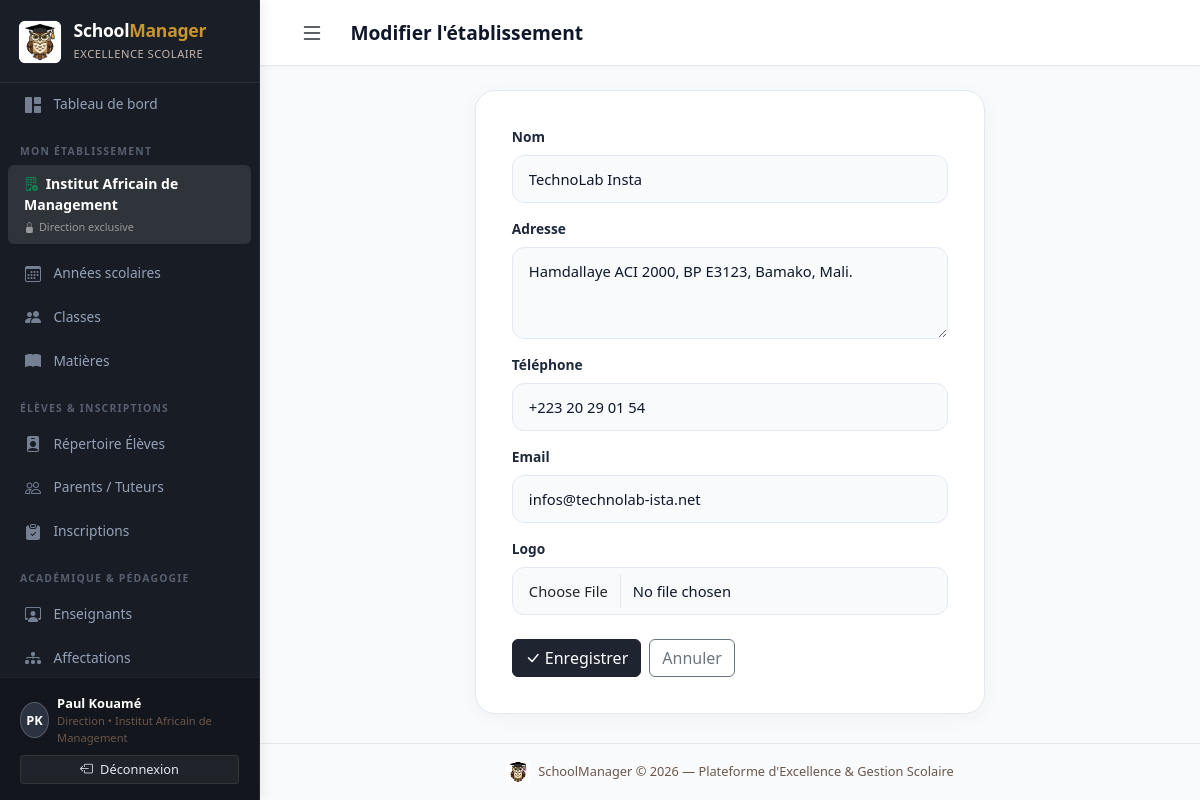
Screenshot of /school/etablissements/2/modifier/ (signed in) with the database file from the repository.
### accounts/models.py (models this page shows, shortened)
class CustomUser(AbstractUser):
    ROLE_ADMIN = 'admin'
    ROLE_DIRECTION = 'direction'
    ROLE_ENSEIGNANT = 'enseignant'
    ROLE_PAIEMENT = 'paiement'
    ROLE_CHOICES = [
        (ROLE_ADMIN, 'Administrateur'),
        (ROLE_DIRECTION, 'Personnel de direction'),
        (ROLE_ENSEIGNANT, 'Enseignant'),
        (ROLE_PAIEMENT, 'Personnel paiement'),
    ]
    role = models.CharField(
        max_length=20,
        choices=ROLE_CHOICES,
        default=ROLE_DIRECTION,
        verbose_name='Rôle',
    )
    etablissement = models.ForeignKey(
        'school.Etablissement',
        on_delete=models.SET_NULL,
        null=True,
        blank=True,
        related_name='utilisateurs',
        verbose_name='Établissement rattaché',
        help_text="Établissement unique auquel est affecté ce compte (notamment pour le personnel de direction)."
    )
    telephone = models.CharField(max_length=20, blank=True, verbose_name='Téléphone')
    class Meta:
        verbose_name = 'Utilisateur'
        verbose_name_plural = 'Utilisateurs'
    @property
    def is_super_admin(self):
        return self.is_superuser or self.role == self.ROLE_ADMIN
    @property
    def is_direction(self):
        return self.role == self.ROLE_DIRECTION
    @property
    def is_enseignant(self):
        return self.role == self.ROLE_ENSEIGNANT
    @property
    def is_paiement(self):
        return self.role == self.ROLE_PAIEMENT

### school/models.py (models this page shows, shortened)
class Etablissement(models.Model):
    nom = models.CharField(max_length=200, verbose_name='Nom')
    adresse = models.TextField(blank=True, verbose_name='Adresse')
    telephone = models.CharField(max_length=20, blank=True, verbose_name='Téléphone')
    email = models.EmailField(blank=True, verbose_name='Email')
    logo = models.ImageField(upload_to='logos/', blank=True, null=True, verbose_name='Logo')
    created_at = models.DateTimeField(auto_now_add=True)
    class Meta:
        verbose_name = 'Établissement'
        verbose_name_plural = 'Établissements'

### school/views.py (the view)
# urls.py: path('etablissements/<int:pk>/modifier/', views.etablissement_edit, name='etablissement_edit'),
@login_required
@direction_required
def etablissement_edit(request, pk):
    obj = get_object_or_404(Etablissement, pk=pk)
    form = EtablissementForm(request.POST or None, request.FILES or None, instance=obj)
    if request.method == 'POST' and form.is_valid():
        form.save()
        messages.success(request, 'Établissement mis à jour.')
        return redirect('school:etablissement_list')
    return render(request, 'school/etablissement_form.html', {'form': form, 'title': 'Modifier l\'établissement', 'object': obj})

### school/forms.py
class EtablissementForm(forms.ModelForm):
    class Meta:
        model = Etablissement
        fields = ['nom', 'adresse', 'telephone', 'email', 'logo']
        widgets = {
            'nom': forms.TextInput(attrs={'class': 'form-control', 'placeholder': 'Ex: Complexe Scolaire d\'Excellence de Bamako'}),
            'adresse': forms.Textarea(attrs={'class': 'form-control', 'rows': 3, 'placeholder': 'Ex: Quartier du Fleuve, Rue 310, Porte 45, Bamako - Mali'}),
            'telephone': forms.TextInput(attrs={'class': 'form-control', 'placeholder': 'Ex: +223 20 22 28 36'}),
            'email': forms.EmailInput(attrs={'class': 'form-control', 'placeholder': 'Ex: contact@schoolmanager.ml'}),
            'logo': forms.FileInput(attrs={'class': 'form-control'}),
        }

### templates/school/etablissement_form.html (shortened to what this page needs)
{% extends 'base.html' %}
{% block page_title %}{{ title }}{% endblock %}
{% block content %}
<div class="row justify-content-center">
  <div class="col-lg-7">
    <div class="form-card">
      <form method="post" enctype="multipart/form-data" novalidate>
        {% for field in form %}
        <div class="mb-3">
          <label for="{{ field.id_for_label }}" class="form-label">{{ field.label }}</label>
          {{ field }}
        </div>
        {% endfor %}
        <div class="d-flex gap-2 mt-4">
          <button type="submit" class="btn btn-primary"><i class="bi bi-check-lg me-1"></i>Enregistrer</button>
          <a href="{% url 'school:etablissement_list' %}" class="btn btn-outline-secondary">Annuler</a>
        </div>
      </form>
    </div>
  </div>
</div>
{% endblock %}

### templates/base.html (shortened to what this page needs)
{% load static %}
<!DOCTYPE html>
<html lang="fr">
<head>
  <link href="https://cdn.jsdelivr.net/npm/bootstrap@5.3.3/dist/css/bootstrap.min.css" rel="stylesheet">
  <link href="https://cdn.jsdelivr.net/npm/bootstrap-icons@1.11.3/font/bootstrap-icons.css" rel="stylesheet">
  <link href="{% static 'css/schoolmanager.css' %}" rel="stylesheet">
</head>
<body>
{% if user.is_authenticated %}
<nav id="sidebar">
  <a href="{% url 'dashboard' %}" class="sidebar-brand text-decoration-none" title="Tableau de bord — SchoolManager">
    <img src="{% static 'img/logo.jpg' %}" alt="Logo Hibou SchoolManager" class="sidebar-brand-logo rounded-2">
    <div>
      <h4>School<span>Manager</span></h4>
      <small>Excellence Scolaire</small>
    </div>
  </a>
  <div class="sidebar-nav-scroll">
    <a href="{% url 'dashboard' %}" class="nav-link {% if request.resolver_match.url_name == 'dashboard' %}active{% endif %}">
      <i class="bi bi-grid-1x2-fill"></i> Tableau de bord
    </a>
    {% if user.is_enseignant %}
    <div class="nav-section-title">Espace Pédagogique</div>
    <a href="{% url 'academics:note_list' %}" class="nav-link {% if 'notes' in request.path %}active{% endif %}">
      <i class="bi bi-pencil-square"></i> Mes Notes
    </a>
    <a href="{% url 'academics:affectation_list' %}" class="nav-link {% if 'affectations' in request.path %}active{% endif %}">
      <i class="bi bi-diagram-3-fill"></i> Mes Affectations
    </a>
    <div class="nav-section-title">Mes Classes &amp; Élèves</div>
    <a href="{% url 'school:classe_list' %}" class="nav-link {% if 'classes' in request.path %}active{% endif %}">
      <i class="bi bi-people-fill"></i> Classes
    </a>
    <a href="{% url 'school:matiere_list' %}" class="nav-link {% if 'matieres' in request.path %}active{% endif %}">
      <i class="bi bi-book-fill"></i> Matières
    </a>
    <a href="{% url 'students:eleve_list' %}" class="nav-link {% if '/students/' in request.path and 'parents' not in request.path and 'inscriptions' not in request.path %}active{% endif %}">
      <i class="bi bi-person-badge-fill"></i> Élèves
    </a>
    <div class="nav-section-title">Suivi des Présences</div>
    <a href="{% url 'attendance_payments:absence_list' %}" class="nav-link {% if 'absences' in request.path %}active{% endif %}">
      <i class="bi bi-calendar-x-fill"></i> Saisie des Absences
    </a>
    {% else %}
    <div class="nav-section-title">Mon Établissement</div>
    <div class="px-3 py-2 text-white small rounded bg-white bg-opacity-10 mb-2 mx-2">
      <i class="bi bi-building-check text-success me-1"></i>
      <strong>{{ user.etablissement.nom|default:'Établissement rattaché' }}</strong>
      <div class="text-white-50 mt-1" style="font-size:0.68rem;"><i class="bi bi-lock-fill me-1"></i>Direction exclusive</div>
    </div>
    <a href="{% url 'school:annee_list' %}" class="nav-link {% if 'annees' in request.path %}active{% endif %}">
      <i class="bi bi-calendar3"></i> Années scolaires
    </a>
    <a href="{% url 'school:classe_list' %}" class="nav-link {% if 'classes' in request.path %}active{% endif %}">
      <i class="bi bi-people-fill"></i> Classes
    </a>
    <a href="{% url 'school:matiere_list' %}" class="nav-link {% if 'matieres' in request.path %}active{% endif %}">
      <i class="bi bi-book-fill"></i> Matières
    </a>
    <div class="nav-section-title">Élèves &amp; Inscriptions</div>
    <a href="{% url 'students:eleve_list' %}" class="nav-link {% if '/students/' in request.path and 'parents' not in request.path and 'inscriptions' not in request.path %}active{% endif %}">
      <i class="bi bi-person-badge-fill"></i> Répertoire Élèves
    </a>
    <a href="{% url 'students:parent_list' %}" class="nav-link {% if 'parents' in request.path %}active{% endif %}">
      <i class="bi bi-people"></i> Parents / Tuteurs
    </a>
    <a href="{% url 'students:inscription_list' %}" class="nav-link {% if 'inscriptions' in request.path %}active{% endif %}">
      <i class="bi bi-clipboard-check-fill"></i> Inscriptions
    </a>
    <div class="nav-section-title">Académique &amp; Pédagogie</div>
    <a href="{% url 'academics:enseignant_list' %}" class="nav-link {% if 'enseignants' in request.path %}active{% endif %}">
      <i class="bi bi-person-workspace"></i> Enseignants
    </a>
    <a href="{% url 'academics:affectation_list' %}" class="nav-link {% if 'affectations' in request.path %}active{% endif %}">
      <i class="bi bi-diagram-3-fill"></i> Affectations
    </a>
    {% endif %}
  </div>
  <div class="sidebar-footer">
    <div class="d-flex align-items-center gap-2 mb-2">
      <div class="avatar-initiales">{{ user.first_name|first|upper }}{{ user.last_name|first|upper }}</div>
      <div class="overflow-hidden">
        <div class="text-truncate text-white" style="font-size:0.8rem;font-weight:600;">{{ user.get_full_name|default:user.username }}</div>
        <div style="color:var(--secondary);font-size:0.7rem;">
          {% if user.is_super_admin %}Super Admin
          {% elif user.is_direction %}Direction &bull; {{ user.etablissement.nom|default:'Établissement' }}
          {% else %}{{ user.get_role_display }}{% endif %}
        </div>
      </div>
    </div>
    <form method="post" action="{% url 'accounts:logout' %}">
      <button type="submit" class="btn btn-sm w-100 btn-logout">
        <i class="bi bi-box-arrow-left me-1"></i> Déconnexion
      </button>
    </form>
  </div>
</nav>
{% endif %}
<div id="main-content" {% if not user.is_authenticated %}style="margin-left:0"{% endif %}>
  {% if user.is_authenticated %}
  <header class="topbar">
    <div class="topbar-left">
      <button class="btn btn-sm d-md-none" id="sidebarToggle" style="background:transparent;border:none;" aria-label="Ouvrir le menu">
        <i class="bi bi-list fs-4" style="color:var(--primary)"></i>
      </button>
      <h1 class="page-title">{% block page_title %}{% endblock %}</h1>
    </div>
  </header>
  {% endif %}
  <main class="{% if user.is_authenticated %}p-4 flex-grow-1{% endif %}">
    {% block content %}{% endblock %}
  </main>
  {% if user.is_authenticated %}
  <footer class="text-center py-3" style="font-size:0.8rem;color:var(--secondary);border-top:1px solid rgba(110,84,70,0.12);">
    <div class="d-flex align-items-center justify-content-center gap-2">
      <img src="{% static 'img/logo.jpg' %}" alt="Logo Hibou SchoolManager" style="width:24px;height:24px;border-radius:4px;" class="shadow-xs" loading="lazy">
      <span>SchoolManager &copy; {% now "Y" %} — Plateforme d'Excellence &amp; Gestion Scolaire</span>
    </div>
  </footer>
  {% endif %}
</div>
</body>
</html>

### rows the page displays
CustomUser: etablissement.nom "Institut Africain de Management", first_name|first "P", last_name|first "K", get_full_name "Paul Kouamé"
Etablissement: form "TechnoLab Insta" "Hamdallaye ACI 2000, BP E3123, Bamako, Mali." "+223 20 29 01 54" "infos@technolab-ista.net"

### other values shown
{{ title }} "Modifier l'établissement"
{{ field.label }} "Nom" "Adresse" "Téléphone" "Email" "Logo"
